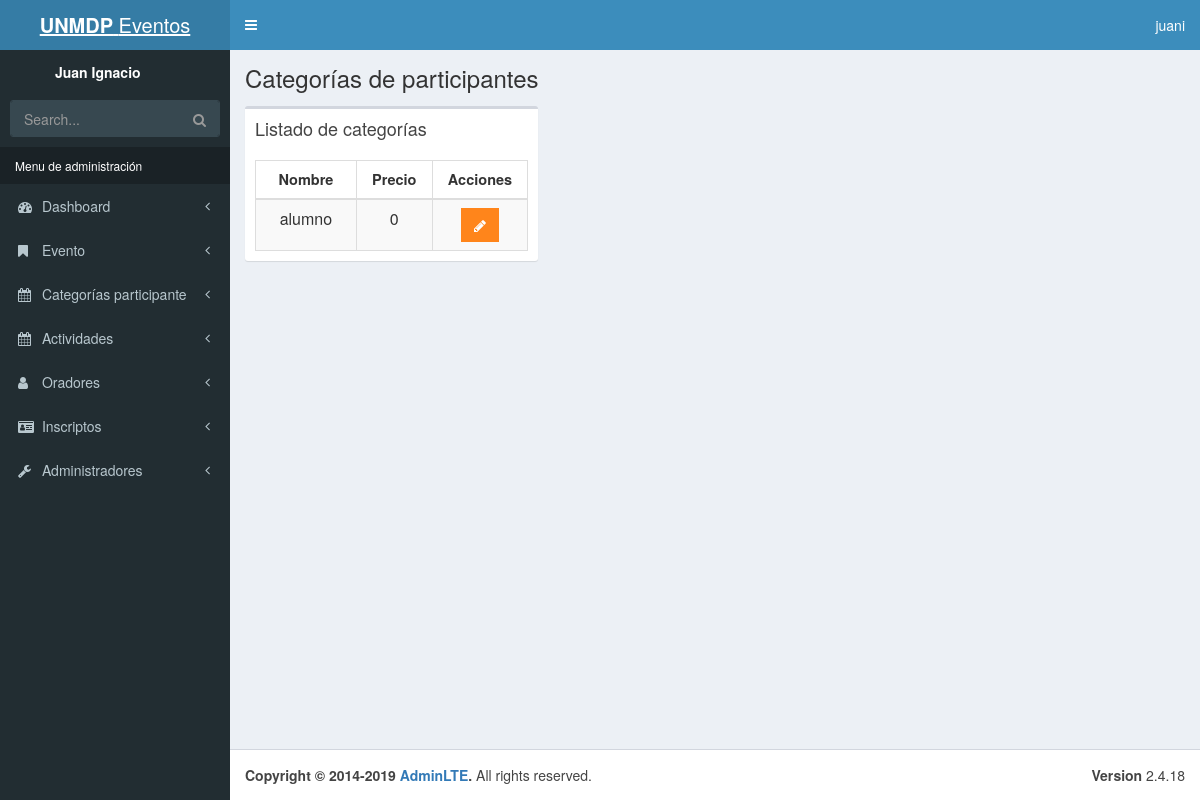
The app's page /admin/categorias-evento.php (signed in), older data.
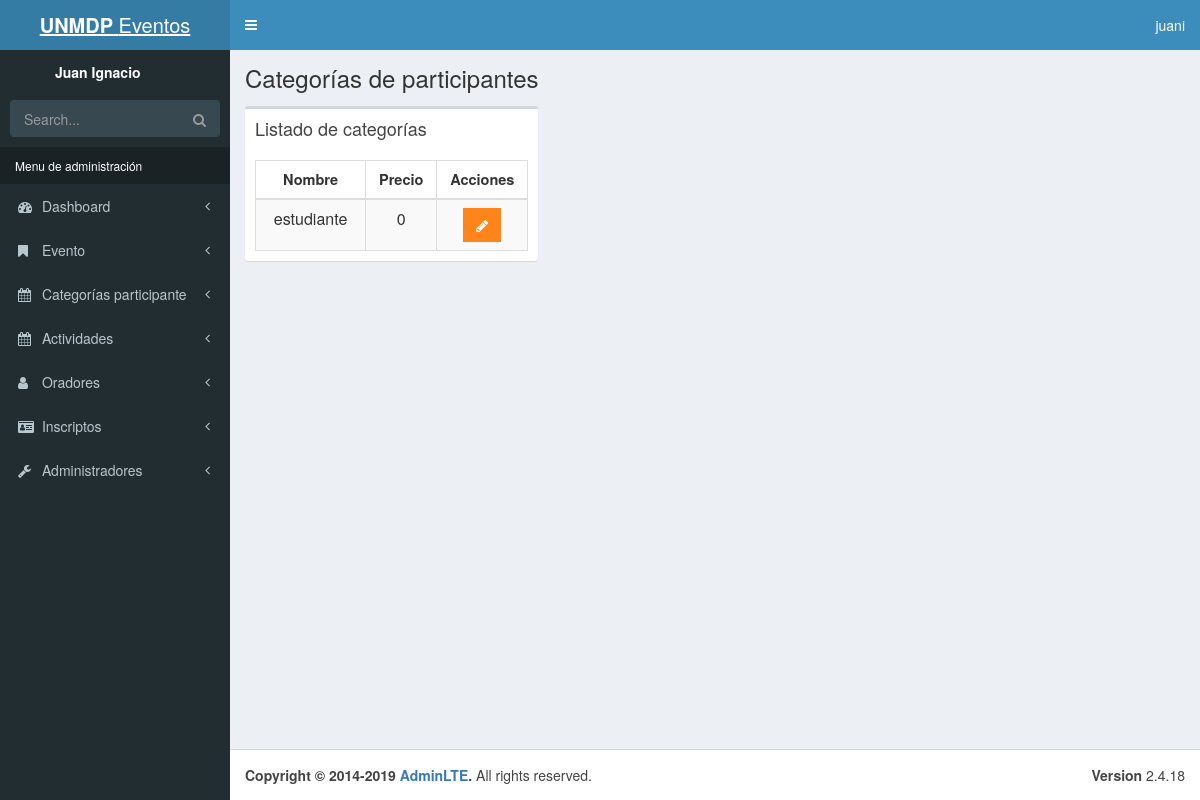
The same page, newer data.
### tables this page shows
CREATE TABLE cat_asociadas(
    id_evento int NOT NULL,
    id_categoria int NOT NULL,
    precio float not NULL,
    PRIMARY KEY(id_evento,id_categoria),
    FOREIGN KEY(id_evento) REFERENCES evento(id_evento) ON DELETE CASCADE,
    FOREIGN KEY(id_categoria) REFERENCES categoria_participante(id_categoria) ON DELETE CASCADE
);

CREATE TABLE categoria_participante(
    id_categoria int NOT NULL AUTO_INCREMENT,
    nombre varchar(20) NOT NULL,
    autoreg TINYINT not NULL,
    PRIMARY KEY(id_categoria)
);

### admin/categorias-evento.php (the view, shortened to what this page needs)
<?php
include_once 'templates/header.php';
$permiso = $_SESSION['permiso'];
?>
<body class="hold-transition skin-blue sidebar-mini">
  <div class="wrapper">
    <?php
    include_once 'templates/barra.php';
    ?>
    <?php
    include_once 'templates/navegacion.php';
    ?>
    <div class="content-wrapper">
      <section class="content-header">
        <h1>
          Categorías de participantes
        </h1>
      </section>
      <section class="content">
        <div class="row">
          <div class="col-xs-4">
            <div class="box">
              <div class="box-header">
                <h3 class="box-title">Listado de categorías</h3>
              </div>
              <div class="box-body">
                <table id="registros" class="table table-bordered table-striped text-center">
                  <thead>
                    <tr>
                      <th class="col-xs-2">Nombre</th>
                      <th class="col-xs-1">Precio</th>
                      <th class="col-xs-1">Acciones</th>
                    </tr>
                  </thead>
                  <tbody>
                    <?php
                    try {
                      include_once 'funciones/funciones.php';
                      $sql = "
                      SELECT ca.id_categoria, ca.precio, c.nombre
                      FROM categoria_participante c INNER JOIN cat_asociadas ca ON c.id_categoria=ca.id_categoria";
                      $tuplas = $db->query($sql);
                    } catch (Exception $e) {
                      echo "Error: " . $e->getMessage();
                    }
                    while ($cat = $tuplas->fetch_assoc()) {
                    ?>
                      <tr>
                        <td><?php echo $cat['nombre']; ?></td>
                        <td> <?php echo $cat['precio']; ?></td>
                        <td>
                          <a href="editar-precio.php?id=<?php echo $cat['id_categoria']; ?>" class="btn bg-orange btn-flat margin">
                            <i class="fa fa-pencil"></i>
                          </a>
                        </td>
                      </tr>
                    <?php
                    }
                    ?>
                </table>
              </div>
            </div>
          </div>
        </div>
      </section>
    </div>
    <?php
    include_once 'templates/footer.php';
    ?>

### admin/templates/header.php (shortened to what this page needs)
<!DOCTYPE html>
<html>
<head>
  <link rel="stylesheet" href="css/font-awesome.min.css">
  <link rel="stylesheet" href="css/ionicons.min.css">
  <link rel="stylesheet" href="css/dataTables.bootstrap.min.css">
  <link rel="stylesheet" href="css/AdminLTE.min.css">
  <link rel="stylesheet" href="css/skins/_all-skins.min.css">
  <link rel="stylesheet" href="css/bootstrap.min.css">
  <link rel="stylesheet" href="css/bootstrap-datepicker.min.css">
  <link rel="stylesheet" href="css/select2.min.css">
  <link rel="stylesheet" href="css/bootstrap-timepicker.min.css">
  <link rel="stylesheet" href="css/admin.css">
</head>

### admin/templates/barra.php (shortened to what this page needs)
<header class="main-header">
    <a href="../index.php" class="logo">
      <span class="logo-lg"><b>UNMDP</b> Eventos</span>
    </a>
    <nav class="navbar navbar-static-top">
      <a href="#" class="sidebar-toggle" data-toggle="push-menu" role="button">
      </a>
      <div class="navbar-custom-menu">
        <ul class="nav navbar-nav">
          <li class="dropdown user user-menu">
            <a href="#" class="dropdown-toggle" data-toggle="dropdown">
              <span class="hidden-xs"><?php echo $_SESSION['usuario']; ?></span>
            </a>
          </li>
        </ul>
      </div>
    </nav>
  </header>

### admin/templates/navegacion.php (shortened to what this page needs)
<aside class="main-sidebar">
  <section class="sidebar">
    <div class="user-panel">
      <div class="info">
        <p><?php echo $_SESSION['nombre']; ?></p>
      </div>
    </div>
    <form action="#" method="get" class="sidebar-form">
      <div class="input-group">
        <input type="text" name="q" class="form-control" placeholder="Search...">
        <span class="input-group-btn">
          <button type="submit" name="search" id="search-btn" class="btn btn-flat"><i class="fa fa-search"></i>
          </button>
        </span>
      </div>
    </form>
    <ul class="sidebar-menu" data-widget="tree">
      <li class="header">Menu de administración</li>
      <li class="treeview">
        <a href="#">
          <i class="fa fa-dashboard"></i> <span>Dashboard</span>
          <span class="pull-right-container">
            <i class="fa fa-angle-left pull-right"></i>
          </span>
        </a>
      </li>
      <?php
      if (!$permiso) {
      ?>
        <li class="treeview">
          <a href="#">
            <i class="fa fa-bookmark"></i>
            <span>Evento</span>
            <span class="pull-right-container">
              <i class="fa fa-angle-left pull-right"></i>
            </span>
          </a>
        </li>
        <li class="treeview">
          <a href="#">
            <i class="fa fa-calendar"></i>
            <span>Categorías participante</span>
            <span class="pull-right-container">
              <i class="fa fa-angle-left pull-right"></i>
            </span>
          </a>
        </li>
        <li class="treeview">
          <a href="#">
            <i class="fa fa-calendar"></i>
            <span>Actividades</span>
            <span class="pull-right-container">
              <i class="fa fa-angle-left pull-right"></i>
            </span>
          </a>
        </li>
        <li class="treeview">
          <a href="#">
            <i class="fa fa-user"></i>
            <span>Oradores</span>
            <span class="pull-right-container">
              <i class="fa fa-angle-left pull-right"></i>
            </span>
          </a>
        </li>
        <li class="treeview">
          <a href="#">
            <i class="fa fa-id-card"></i>
            <span>Inscriptos</span>
            <span class="pull-right-container">
              <i class="fa fa-angle-left pull-right"></i>
            </span>
          </a>
        </li>
        <li class="treeview">
          <a href="#">
            <i class="fa fa-wrench"></i>
            <span>Administradores</span>
            <span class="pull-right-container">
              <i class="fa fa-angle-left pull-right"></i>
            </span>
          </a>
        </li>
      <?php
      }
      ?>
    </ul>
  </section>
</aside>

### admin/templates/footer.php (shortened to what this page needs)
<footer class="main-footer">
    <div class="pull-right hidden-xs">
      <b>Version</b> 2.4.18
    </div>
    <strong>Copyright &copy; 2014-2019 <a href="https://adminlte.io">AdminLTE</a>.</strong> All rights
    reserved.
  </footer>
</div>
</body>
</html>

### admin/css/admin.css (style rules this page uses)
.user-panel { height: 4rem; }
.user-panel .info { padding: 5px 0px 0px 0px; }
.skin-blue .sidebar-menu li.header { color: white; }
table td { font-size: 16px; }
table th { font-size: 14.5px; }
td .btn { margin-top: 0px; }

Row changes from the older to the newer data that the page shows:
changed through a linked row, cat_asociadas: id_categoria.nombre "alumno" → "estudiante"
